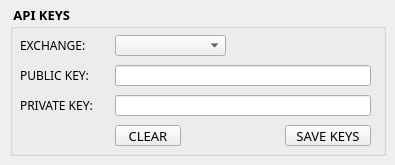
    <widget class="QWidget" name="tab_3">
     <attribute name="title">
      <string>API KEYS</string>
     </attribute>
     <widget class="QGroupBox" name="groupBox_16">
      <property name="geometry">
       <rect>
        <x>10</x>
        <y>5</y>
        <width>376</width>
        <height>151</height>
       </rect>
      </property>
      <property name="font">
       <font>
        <family>FixedsysTTF</family>
        <pointsize>10</pointsize>
        <weight>75</weight>
        <bold>true</bold>
       </font>
      </property>
      <property name="toolTip">
       <string>&lt;html&gt;&lt;head/&gt;&lt;body&gt;&lt;p&gt;Both keys are immediately encrypted and stored safely in the database.&lt;/p&gt;&lt;p&gt;Datazaur does not store plain text passwords or API keys.&lt;/p&gt;&lt;/body&gt;&lt;/html&gt;</string>
      </property>
      <property name="title">
       <string> API KEYS  </string>
      </property>
      <widget class="QComboBox" name="comboBox_31">
       <property name="geometry">
        <rect>
         <x>105</x>
         <y>30</y>
         <width>111</width>
         <height>21</height>
        </rect>
       </property>
       <property name="font">
        <font>
         <family>FixedsysTTF</family>
         <pointsize>9</pointsize>
         <weight>50</weight>
         <italic>false</italic>
         <bold>false</bold>
         <underline>false</underline>
         <strikeout>false</strikeout>
         <kerning>true</kerning>
        </font>
       </property>
      </widget>
      <widget class="QLineEdit" name="lineEdit_13">
       <property name="geometry">
        <rect>
         <x>105</x>
         <y>60</y>
         <width>256</width>
         <height>21</height>
        </rect>
       </property>
       <property name="inputMethodHints">
        <set>Qt::ImhSensitiveData</set>
       </property>
       <property name="inputMask">
        <string notr="true" extracomment="*"/>
       </property>
      </widget>
      <widget class="QLineEdit" name="lineEdit_14">
       <property name="geometry">
        <rect>
         <x>105</x>
         <y>90</y>
         <width>256</width>
         <height>21</height>
        </rect>
       </property>
       <property name="inputMethodHints">
        <set>Qt::ImhSensitiveData</set>
       </property>
       <property name="inputMask">
        <string/>
       </property>
      </widget>
      <widget class="QLabel" name="label_24">
       <property name="geometry">
        <rect>
         <x>10</x>
         <y>30</y>
         <width>76</width>
         <height>21</height>
        </rect>
       </property>
       <property name="font">
        <font>
         <family>FixedsysTTF</family>
         <pointsize>9</pointsize>
         <weight>50</weight>
         <italic>false</italic>
         <bold>false</bold>
         <underline>false</underline>
         <strikeout>false</strikeout>
         <kerning>true</kerning>
        </font>
       </property>
       <property name="text">
        <string>EXCHANGE:</string>
       </property>
      </widget>
      <widget class="QLabel" name="label_25">
       <property name="geometry">
        <rect>
         <x>10</x>
         <y>60</y>
         <width>76</width>
         <height>21</height>
        </rect>
       </property>
       <property name="font">
        <font>
         <family>FixedsysTTF</family>
         <pointsize>9</pointsize>
         <weight>50</weight>
         <italic>false</italic>
         <bold>false</bold>
         <underline>false</underline>
         <strikeout>false</strikeout>
         <kerning>true</kerning>
        </font>
       </property>
       <property name="text">
        <string>PUBLIC KEY:</string>
       </property>
      </widget>
      <widget class="QLabel" name="label_26">
       <property name="geometry">
        <rect>
         <x>10</x>
         <y>90</y>
         <width>86</width>
         <height>21</height>
        </rect>
       </property>
       <property name="font">
        <font>
         <family>FixedsysTTF</family>
         <pointsize>9</pointsize>
         <weight>50</weight>
         <italic>false</italic>
         <bold>false</bold>
         <underline>false</underline>
         <strikeout>false</strikeout>
         <kerning>true</kerning>
        </font>
       </property>
       <property name="text">
        <string>PRIVATE KEY:</string>
       </property>
      </widget>
      <widget class="QPushButton" name="pushButton_36">
       <property name="geometry">
        <rect>
         <x>275</x>
         <y>120</y>
         <width>86</width>
         <height>21</height>
        </rect>
       </property>
       <property name="font">
        <font>
         <family>FixedsysTTF</family>
         <pointsize>10</pointsize>
         <weight>50</weight>
         <bold>false</bold>
        </font>
       </property>
       <property name="text">
        <string>SAVE KEYS</string>
       </property>
      </widget>
      <widget class="QPushButton" name="pushButton_37">
       <property name="geometry">
        <rect>
         <x>105</x>
         <y>120</y>
         <width>66</width>
         <height>21</height>
        </rect>
       </property>
       <property name="font">
        <font>
         <family>FixedsysTTF</family>
         <pointsize>10</pointsize>
         <weight>50</weight>
         <bold>false</bold>
        </font>
       </property>
       <property name="text">
        <string>CLEAR</string>
       </property>
      </widget>
     </widget>
    </widget>
